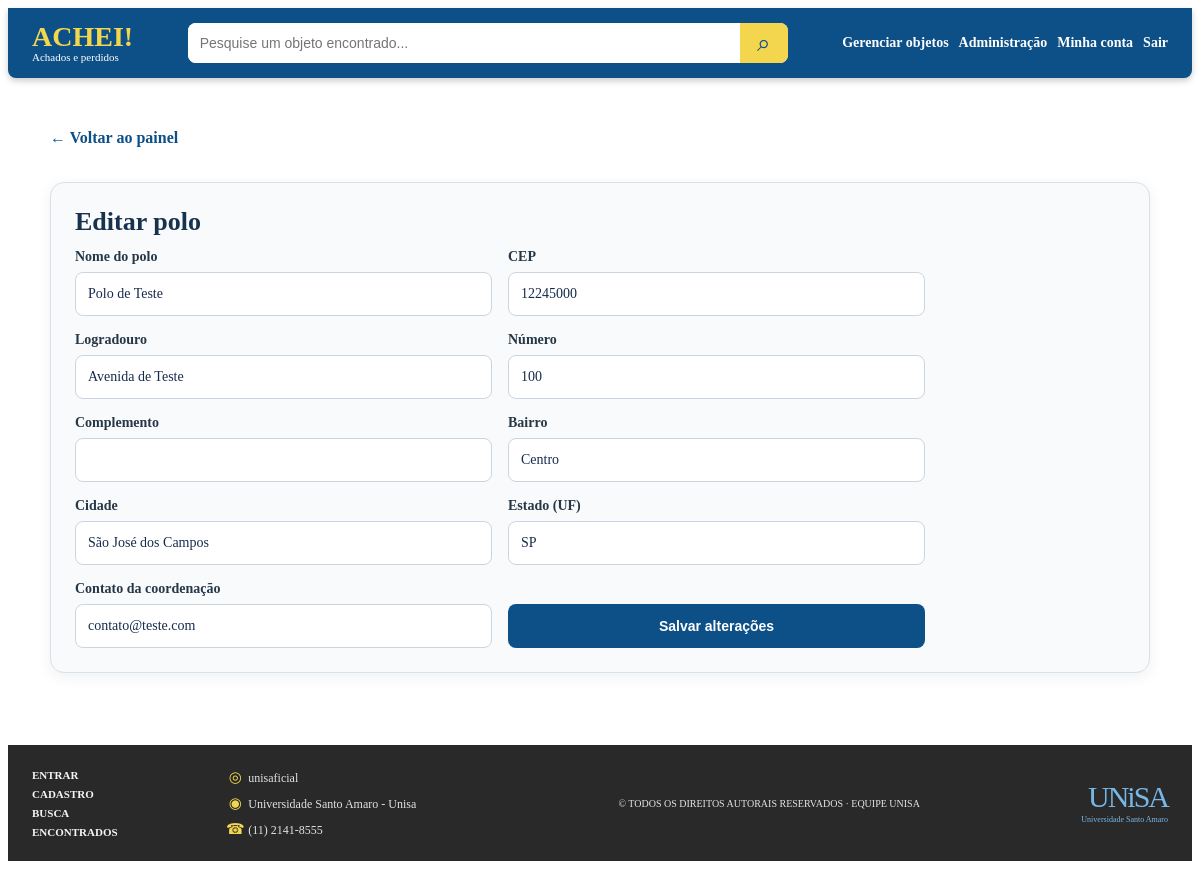
The app's page /admin_editar_polo.php?id=1 (signed in) with its own data.
### tables this page shows
CREATE TABLE `polos` (
  `id` int(11) NOT NULL,
  `nome` varchar(100) NOT NULL,
  `cep` varchar(9) NOT NULL,
  `logradouro` varchar(150) NOT NULL,
  `bairro` varchar(100) NOT NULL,
  `cidade` varchar(100) NOT NULL,
  `estado` char(2) NOT NULL,
  `numero` varchar(20) NOT NULL,
  `complemento` varchar(100) DEFAULT NULL,
  `contato` varchar(100) NOT NULL,
  `criado_em` timestamp NOT NULL DEFAULT current_timestamp()
);

### admin_editar_polo.php (the view, shortened to what this page needs)
<?php
require_once __DIR__ . "/config/conexao.php";
$id = filter_input(INPUT_GET, "id", FILTER_VALIDATE_INT);
$stmt = $pdo->prepare("SELECT id, nome, cep, logradouro, bairro, cidade, estado, numero, complemento, contato FROM polos WHERE id = :id LIMIT 1");
$stmt->execute([":id" => $id]);
$polo = $stmt->fetch();
?>
<!DOCTYPE html>
<html lang="pt-BR">
<head>
    <link rel="stylesheet" href="assets/css/style.css">
    <link rel="stylesheet" href="assets/css/admin.css">
</head>
<body class="pagina-com-rodape">
<?php include __DIR__ . "/includes/menu.php"; ?>
<main class="admin-pagina">
    <a class="admin-voltar" href="admin.php">&larr; Voltar ao painel</a>
    <section class="admin-secao">
        <h1>Editar polo</h1>
        <form class="admin-formulario admin-formulario-polo" action="actions/admin_atualizar_polo.php" method="POST">
            <label><span>Nome do polo</span><input name="nome" maxlength="100" value="<?= htmlspecialchars($polo["nome"], ENT_QUOTES, "UTF-8") ?>" required></label>
            <label><span>CEP</span><input name="cep" inputmode="numeric" maxlength="9" value="<?= htmlspecialchars($polo["cep"], ENT_QUOTES, "UTF-8") ?>" required></label>
            <label><span>Logradouro</span><input name="logradouro" maxlength="150" value="<?= htmlspecialchars($polo["logradouro"], ENT_QUOTES, "UTF-8") ?>" required></label>
            <label><span>Número</span><input name="numero" maxlength="20" value="<?= htmlspecialchars($polo["numero"], ENT_QUOTES, "UTF-8") ?>" required></label>
            <label><span>Complemento</span><input name="complemento" maxlength="100" value="<?= htmlspecialchars($polo["complemento"] ?? "", ENT_QUOTES, "UTF-8") ?>"></label>
            <label><span>Bairro</span><input name="bairro" maxlength="100" value="<?= htmlspecialchars($polo["bairro"], ENT_QUOTES, "UTF-8") ?>" required></label>
            <label><span>Cidade</span><input name="cidade" maxlength="100" value="<?= htmlspecialchars($polo["cidade"], ENT_QUOTES, "UTF-8") ?>" required></label>
            <label><span>Estado (UF)</span><input name="estado" maxlength="2" pattern="[A-Za-z]{2}" value="<?= htmlspecialchars($polo["estado"], ENT_QUOTES, "UTF-8") ?>" required></label>
            <label><span>Contato da coordenação</span><input name="contato" maxlength="100" value="<?= htmlspecialchars($polo["contato"], ENT_QUOTES, "UTF-8") ?>" required></label>
            <button type="submit">Salvar alterações</button>
        </form>
    </section>
</main>
<?php include __DIR__ . "/includes/rodape.php"; ?>
</body>
</html>

### assets/css/style.css (style rules this page uses)
body.pagina-com-rodape { display: flex; flex-direction: column; min-height: calc(100vh - 16px); }
body.pagina-com-rodape > main { flex: 1 0 auto; }

### assets/css/admin.css (style rules this page uses)
.admin-pagina { width: calc(100% - 32px); max-width: 1100px; min-height: 620px; margin: 0 auto; padding: 32px 0 44px; box-sizing: border-box; }
.admin-secao { margin-top: 22px; padding: 24px; border: 1px solid #d8e1ea; border-radius: 14px; background: #f8fafc; box-shadow: 0 4px 14px #172b4d12; }
.admin-secao > h1 { margin: 0 0 12px; color: #17324d; font-size: 26px; }
.admin-formulario { display: grid; grid-template-columns: repeat(2, minmax(0, 1fr)); gap: 16px; }
.admin-formulario label { display: grid; gap: 7px; color: #263746; font-size: 14px; font-weight: 700; }
.admin-formulario input, .admin-formulario select { width: 100%; min-height: 44px; padding: 9px 12px; border: 1px solid #cbd5df; border-radius: 8px; background: #fff; box-sizing: border-box; color: #172b4d; font: inherit; font-weight: 400; }
.admin-formulario button { align-self: end; min-height: 44px; padding: 0 20px; border: 0; border-radius: 8px; background: #0d4f87; color: #fff; font-size: 14px; font-weight: 700; cursor: pointer; }
.admin-voltar { display: inline-flex; min-height: 40px; align-items: center; margin: 8px 0 2px; color: #0d4f87; font-weight: 700; text-decoration: none; }
.admin-formulario-edicao, .admin-formulario-polo { max-width: 850px; }

### records on screen
polos: nome "Polo de Teste", cep "12245000", logradouro "Avenida de Teste", numero "100", bairro "Centro", cidade "São José dos Campos", estado "SP", contato "contato@teste.com"
